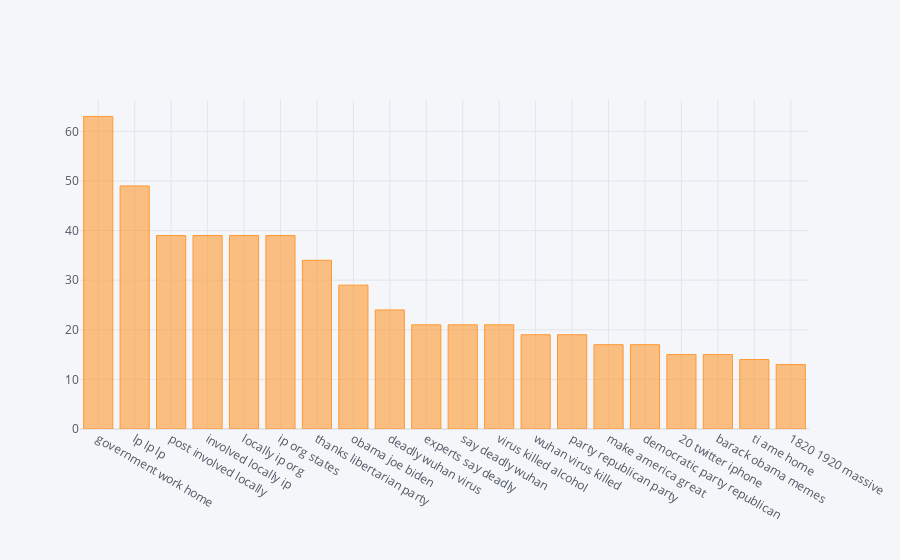

Source (notebook cell):
### Code cell
df3 = pd.DataFrame(trigram_words,columns=['Trigram','Frequency'])
df3 = df3.set_index('Trigram')
df3.iplot(kind='bar')

### Figure 1 — Plotly figure (JSON) as saved in the notebook; plotly's stock layout.template omitted (floating-point values rounded to 4 significant figures)
{"data": [{"marker": {"color": "rgba(255, 153, 51, 0.6)", "line": {"color": "rgba(255, 153, 51, 1.0)", "width": 1}}, "name": "Frequency", "orientation": "v", "text": "", "type": "bar", "x": ["government work home", "lp lp lp", "post involved locally", "involved locally ip", "locally ip org", "ip org states", "thanks libertarian party", "obama joe biden", "deadly wuhan virus", "experts say deadly", "say deadly wuhan", "virus killed alcohol", "wuhan virus killed", "party republican party", "make america great", "democratic party republican", "20 twitter iphone", "barack obama memes", "ti ame home", "1820 1920 massive"], "y": [63, 49, 39, 39, 39, 39, 34, 29, 24, 21, 21, 21, 19, 19, 17, 17, 15, 15, 14, 13]}], "layout": {"legend": {"bgcolor": "#F5F6F9", "font": {"color": "#4D5663"}}, "paper_bgcolor": "#F5F6F9", "plot_bgcolor": "#F5F6F9", "title": {"font": {"color": "#4D5663"}}, "xaxis": {"gridcolor": "#E1E5ED", "showgrid": true, "tickfont": {"color": "#4D5663"}, "title": {"font": {"color": "#4D5663"}, "text": ""}, "zerolinecolor": "#E1E5ED"}, "yaxis": {"gridcolor": "#E1E5ED", "showgrid": true, "tickfont": {"color": "#4D5663"}, "title": {"font": {"color": "#4D5663"}, "text": ""}, "zerolinecolor": "#E1E5ED"}}}
